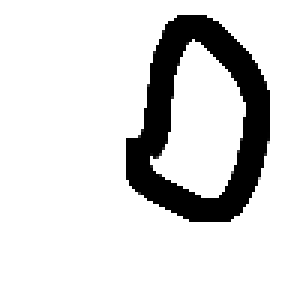
#> input picture images/output.png, 100 x 100 px, found by its file name (shown 3 times larger)
$ python mlp.py
#> lines starting #> are read from the running program, lines starting #| are printed output that depends on the picture
### src/utils/general.py
import base64
import re
import sys

import numpy as np
import plotly.graph_objects as go
from sklearn.preprocessing import OneHotEncoder

from imageio import imread
from PIL import Image

from skimage.filters import threshold_mean
from matplotlib import pyplot as plt
import matplotlib.cm as cm


# [108 lines left out: functions get_user_inputs, plot_activation_function, initialize_weights, accuracy_score, not called in this run]


def normalize(X, axis=-1, order=2):
    """ Normalize the dataset X """
    l2 = np.atleast_1d(np.linalg.norm(X, order, axis))
    l2[l2 == 0] = 1
    return X / np.expand_dims(l2, axis)


# [45 lines left out: functions onehot_encoding, convert_image, save_img, reshape, preprocessing, preprocess_image, not called in this run]

### src/mlp.py
### The goal is to build MultiLayerPerceptron
### An MLP consists of at least three layers of nodes: an input layer, a hidden layer and an output layer.

from typing import Tuple

import numpy as np
from sklearn import datasets
import joblib
from sklearn.model_selection import train_test_split
from tqdm import tqdm

from src.nn.functions import Sigmoid, Softmax, SquareLoss
from src.utils.general import (
    accuracy_score,
    initialize_weights,
    normalize,
    onehot_encoding,
)

from imageio import imread
from PIL import Image


class MultiLayerPerceptron:
    # [45 lines left out: functions __init__, _forward, _backprop, fit, not called in this run]

    def predict(self, X):
        return self._forward(X)


# [21 lines left out: function train, not called in this run]


def predict_digit(X):
    clf = joblib.load("src/mlp_pretrained.pkl")
    print(clf.predict(X))
    return np.argmax(clf.predict(X), axis=1)


if __name__ == "__main__":
    # train()

    x = imread("./images/output.png", pilmode="L")
#> x is the input picture: shape (100, 100); min 0, max 255, mean 218.5
    x = np.invert(x)
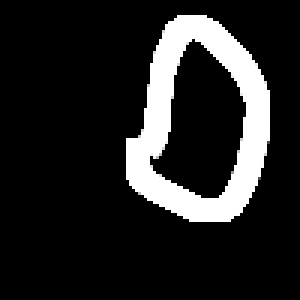
#> x: shape (100, 100) (shown 3 times larger); min 0, max 255, mean 36.5
    x = np.array(Image.fromarray(x).resize((8, 8)))

    x = normalize(x.reshape(-1))
#> in normalize, `l2 = np.atleast_1d(np.linalg.norm(X, order, axis))`: l2 = [570.7]

#> (the run stopped early here; a loop or call above may not have finished)
